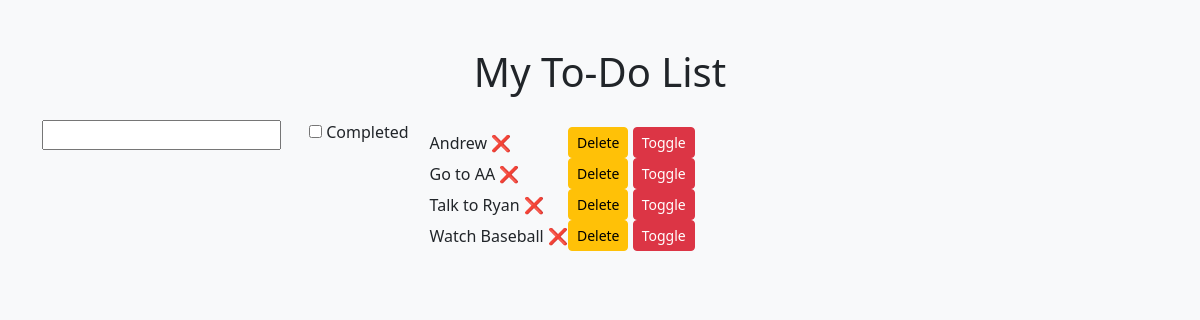
Before: / with the older database file.
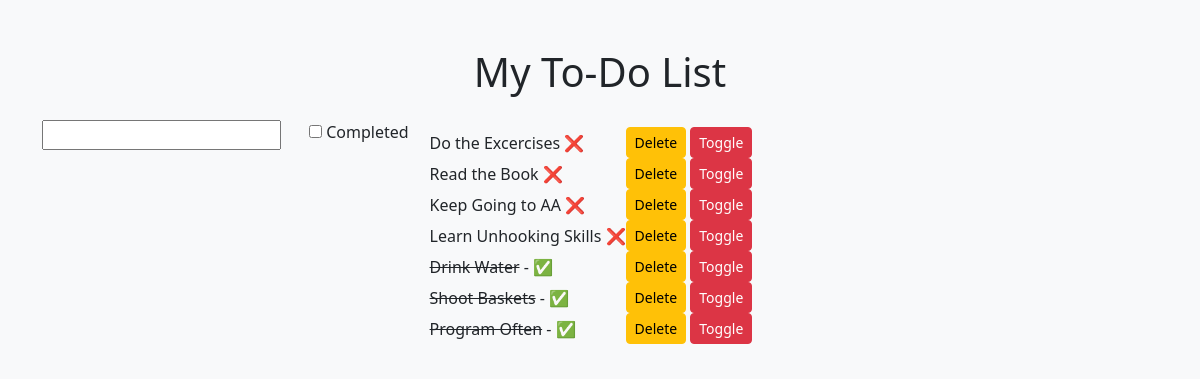
After: the same page with the newer database file.
### todo/models.py (models this page shows, shortened)
class Task(models.Model):
    title = models.CharField(max_length=200)
    completed = models.BooleanField(default=False)
    created_at = models.DateTimeField(auto_now_add=True)
    ordering = ['completed', '-created_at']

### todo/views.py (the view)
# urls.py: path('', views.index, name='index'),
def index(request):
    tasks = Task.objects.order_by('completed', '-created_at')
    form = TaskForm()
    if request.method == 'POST':
        form = TaskForm(request.POST)
        if form.is_valid():
            form.save()
        return redirect('/')
    context = {'tasks': tasks, 'form': form}
    return render(request, 'todo/index.html', context)

### todo/forms.py
class TaskForm(forms.ModelForm):
    class Meta:
        model = Task
        fields = ['title', 'completed']

### todo/templates/todo/index.html (shortened to what this page needs)
<!DOCTYPE html>
<html>
<head>
    <link href="https://cdn.jsdelivr.net/npm/bootstrap@5.3.0/dist/css/bootstrap.min.css" rel="stylesheet">
</head>
<body class="bg-light">
<div class="container py-5">
    <h1 class="text-center mb-4">My To-Do List</h1>
    <form method="POST" class="mb-4">
	<div class="row g-2">
		<div class="col-auto">
        		{{ form.title }}
        	</div>
		<div class="col-auto form-check mt-2">
			{{ form.completed }} <label class="form-check-label">Completed</label>
		</div>
		<div class="col-auto">
			<button type="submit" class="btn btn-primary>Add Task</button>
    		</div>
	</div>
    </form>
    <ul class="list-group">
        {% for task in tasks %}
            <li class="list-group-item d-flex justify-content-between align-items-center">
	      <div>
		{% if task.completed %}
                	<strike>{{ task.title }}</strike> - ✅
		{% else %}
			{{ task.title }} ❌
		{% endif %}
	      </div>
	      <div>
                <a href="{% url 'delete_task' task.id %}" class="btn btn-sm btn-warning">Delete</a>
		<a href="{% url 'toggle_task' task.id %}" class="btn btn-sm btn-danger">Toggle</a>
	      </div>
            </li>
        {% endfor %}
</div>
</body>
</html>

Changed rows visible on the page:
removed Task: title "Andrew"
removed Task: title "Go to AA"
removed Task: title "Talk to Ryan"
removed Task: title "Watch Baseball"
added Task: title "Do the Excercises"
added Task: title "Read the Book"
added Task: title "Keep Going to AA"
added Task: title "Learn Unhooking Skills"
added Task: title "Drink Water"
added Task: title "Shoot Baskets"
added Task: title "Program Often"
